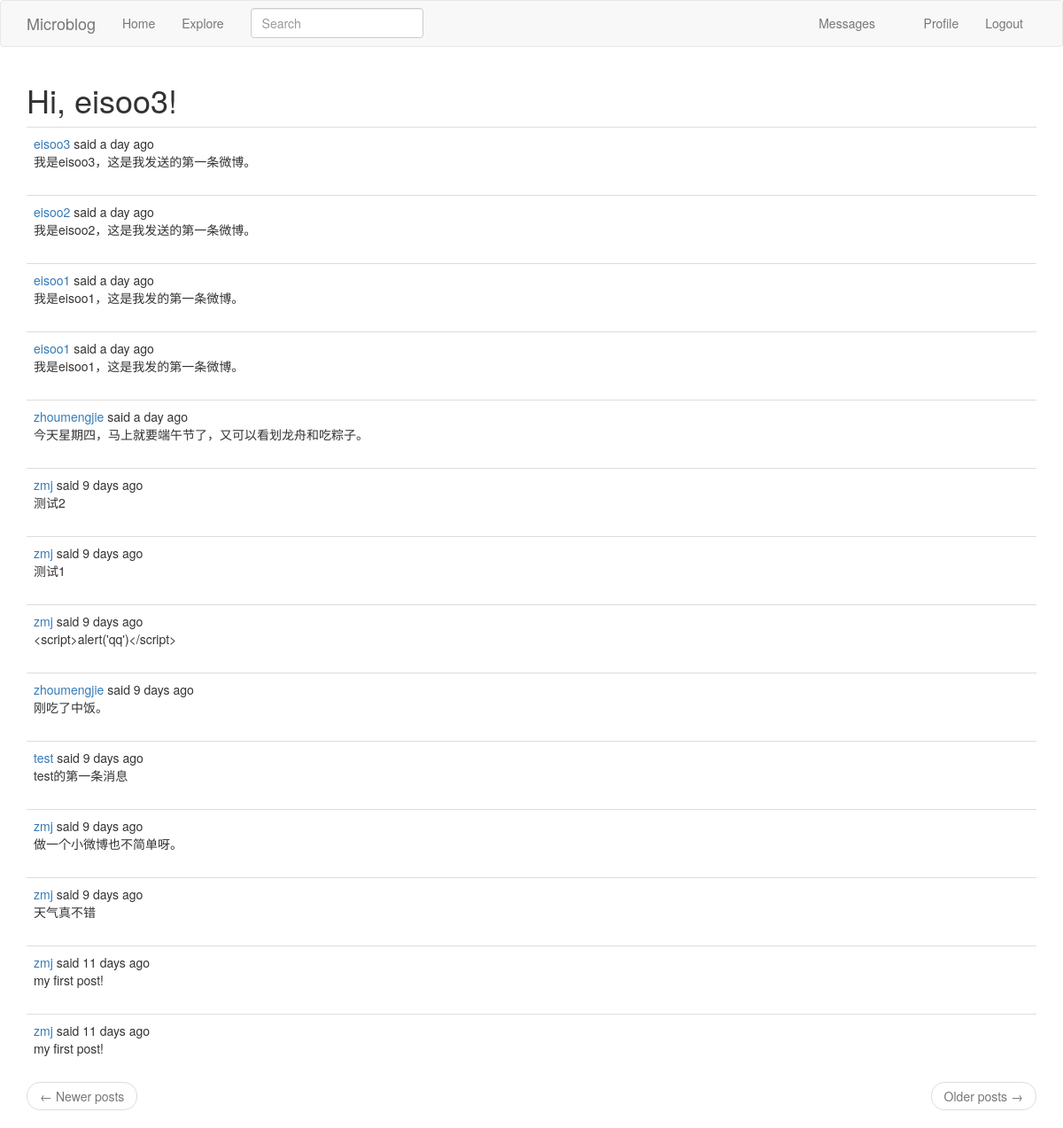
Screenshot of /explore (signed in) with the database file from the repository.
### app/models.py (models this page shows, shortened)
class User(db.Model, UserMixin):
    id = db.Column(db.Integer, primary_key=True)
    username = db.Column(db.String(64), index=True, unique=True)
    email = db.Column(db.String(120), index=True, unique=True)
    password_hash = db.Column(db.String(128))
    posts = db.relationship('Post', backref='author', lazy='dynamic')
    about_me = db.Column(db.String(140))
    last_seen = db.Column(db.DateTime, default=datetime.utcnow)
    followed = db.relationship('User', secondary=followers,
                primaryjoin=(followers.c.follower_id == id),
                secondaryjoin=(followers.c.followed_id == id),
                backref=db.backref('followers', lazy='dynamic'),
                lazy='dynamic')
    message_sent = db.relationship('Message', foreign_keys='Message.sender_id',
                                    backref='author', lazy='dynamic')
    messages_received = db.relationship('Message',
                                        foreign_keys='Message.recipient_id',
                                        backref='recipient', lazy='dynamic')
    last_message_read_time = db.Column(db.DateTime)
    notifications = db.relationship('Notification', backref='user',
                                    lazy='dynamic')
    def new_messages(self):
        last_read_time = self.last_message_read_time or datetime(1900, 1, 1)
        return Message.query.filter_by(recipient=self).filter(
            Message.timestamp > last_read_time).count()

class SearchableMixin(object):
    @classmethod
    def before_commit(cls, session):
        session._changes = {
            'add': [obj for obj in session.new if isinstance(obj, cls)],
            'update': [obj for obj in session.dirty if isinstance(obj, cls)],
            'delete': [obj for obj in session.deleted if isinstance(obj, cls)]
    }
    @classmethod
    def after_commit(cls, session):
        for obj in session._changes['add']:
            add_to_index(cls.__tablename__, obj)
        for obj in session._changes['update']:
            add_to_index(cls.__tablename__, obj)
        for obj in session._changes['delete']:
            remove_from_index(cls.__tablename__, obj)
        session._changes = None

class Post(SearchableMixin, db.Model):
    __searchable__ = ['body']
    id = db.Column(db.Integer, primary_key=True)
    body = db.Column(db.String(140))
    timestamp = db.Column(db.DateTime, index=True, default=datetime.utcnow)
    user_id = db.Column(db.Integer, db.ForeignKey('user.id'))

### app/main/routes.py (the view)
@bp.route('/explore')
@login_required
def explore():
    page = request.args.get('page', 1, type=int)
    posts = Post.query.order_by(Post.timestamp.desc()).paginate(
        page, current_app.config['POSTS_PER_PAGE'], False)
    next_url = url_for('main.explore', page=posts.next_num) if posts.has_next else None
    prev_url = url_for('main.explore', page=posts.prev_num) if posts.has_prev else None
    return render_template('index.html', title=_('Explore'), posts=posts.items,
                        next_url=next_url, prev_url=prev_url)

### app/main/forms.py
class SearchForm(FlaskForm):
    q = StringField(_l('Search'), validators=[DataRequired()])
    def __init__(self, *args, **kwargs):
        if 'formdata' not in kwargs:
            kwargs['formdata'] = request.args
        if 'csrf_enabled' not in kwargs:
            kwargs['csrf_enabled'] = False
        super(SearchForm, self).__init__(*args, **kwargs)

### app/main/routes.py (called while the page is built)
@bp.before_request
def before_request():
    if current_user.is_authenticated:
        current_user.last_seen = datetime.utcnow()
        db.session.commit()
        g.search_form = SearchForm()
    g.locale = str(get_locale())

### app/models.py (called while the page is built)
@login.user_loader
def load_user(id):
    return User.query.get(int(id))

### app/templates/index.html (shortened to what this page needs)
{% extends "base.html" %}
{% import "bootstrap/wtf.html" as wtf %}
{% block app_content %}
    <h1>{{ _('Hi') }}, {{ current_user.username }}!</h1>
    {% for post in posts %}
        {% include '_post.html' %}
    {% endfor %}
    <nav aria-label="...">
            <ul class="pager">
                <li class="previous{% if not prev_url %} disabled{% endif %}">
                    <a href="{{ prev_url or '#' }}">
                        <span aria-hidden="true">&larr;</span> {{ _('Newer posts') }}
                    </a>
                </li>
                <li class="next{% if not next_url %} disabled{% endif %}">
                    <a href="{{ next_url or '#' }}">
                        {{ _('Older posts') }} <span aria-hidden="true">&rarr;</span>
                    </a>
                </li>
            </ul>
    </nav>
{% endblock %}

### app/templates/_post.html (shortened to what this page needs)
<table class="table table-hover">
        <tr valign="top">
            <td>
                {{ _('%(username)s said %(when)s',
                    username=user_link, when=moment(post.timestamp).fromNow()) }}
                <br>
                <span id="post{{ post.id }}">{{ post.body }}</span>
            </td>
        </tr>
    </table>

### rows the page displays
User: username "eisoo3"
Post: body "我是eisoo3，这是我发送的第一条微博。"
Post: body "我是eisoo2，这是我发送的第一条微博。"
Post: body "我是eisoo1，这是我发的第一条微博。"
Post: body "我是eisoo1，这是我发的第一条微博。"
Post: body "今天星期四，马上就要端午节了，又可以看划龙舟和吃粽子。"
Post: body "测试2"
Post: body "测试1"
Post: body "<script>alert('qq')</script>"
Post: body "刚吃了中饭。"
Post: body "test的第一条消息"
Post: body "做一个小微博也不简单呀。"
Post: body "天气真不错"
Post: body "my first post!"
Post: body "my first post!"
